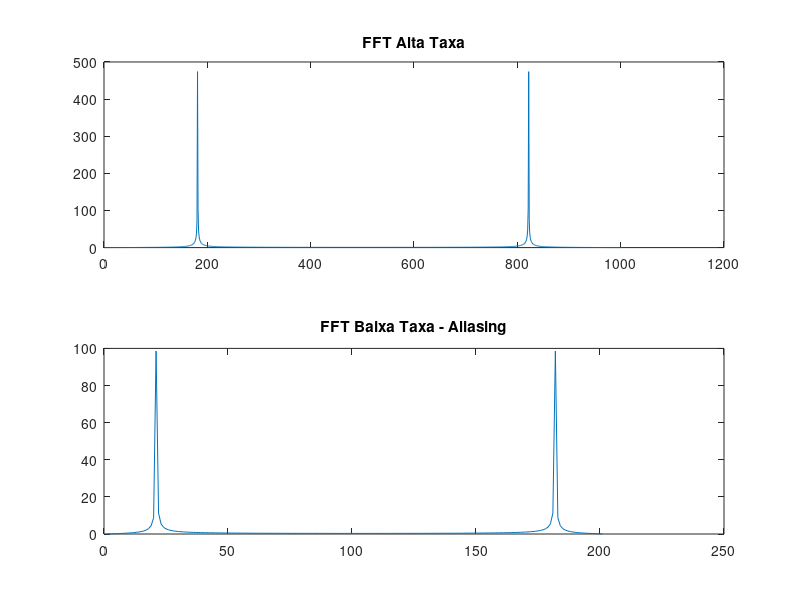

Write the MATLAB code that produced this figure.
clc;
clear;
close all;

Fs1 = 1000;
Fs2 = 200;

f0 = 180;

t1 = 0:1/Fs1:1;
t2 = 0:1/Fs2:1;

x1 = sin(2*pi*f0*t1);
x2 = sin(2*pi*f0*t2);

X1 = fft(x1);
X2 = fft(x2);

figure;
subplot(2,1,1);
plot(abs(X1));
title('FFT Alta Taxa');

subplot(2,1,2);
plot(abs(X2));
title('FFT Baixa Taxa - Aliasing');
